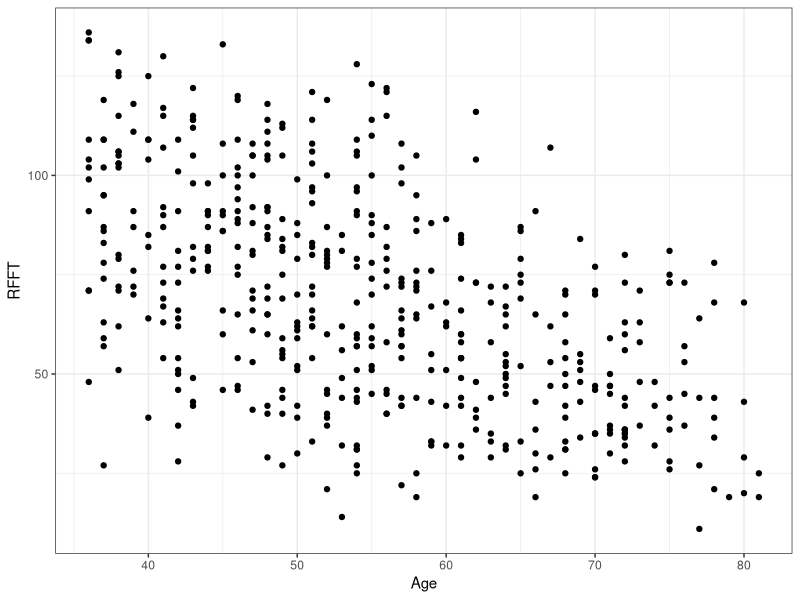
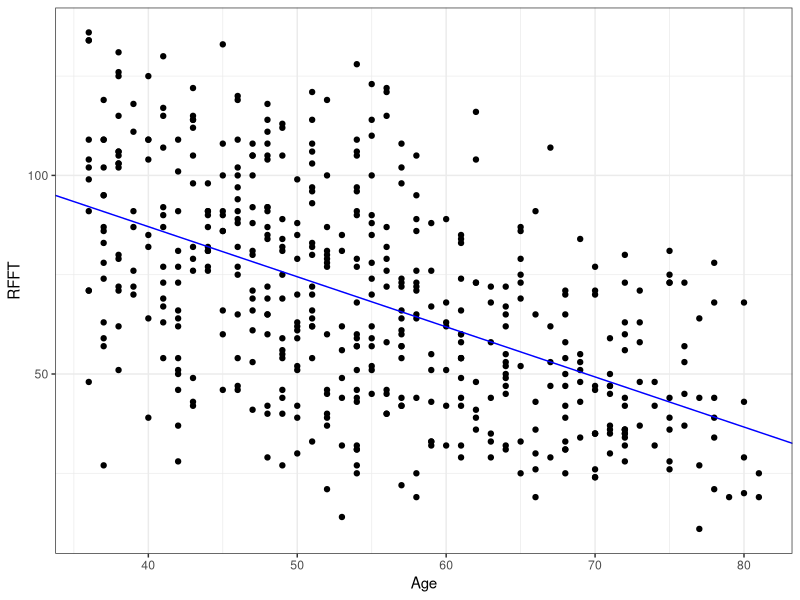
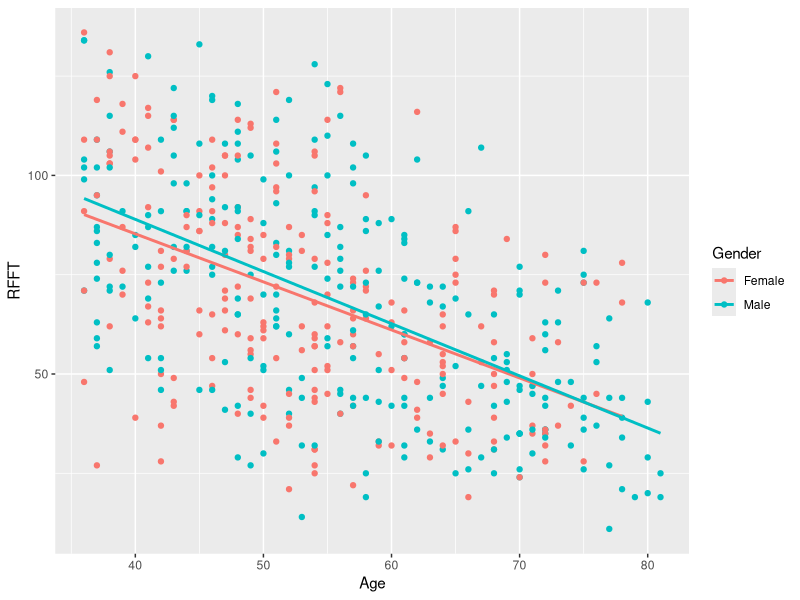

These charts were generated, in order, by the following R code:
## ---- chunk 1
library(tidyverse)

prevend_data <- read_csv("prevend.samp.csv")

glimpse(prevend_data)
## ---- chunk 2
ggplot(prevend_data, aes(x = Age, y = RFFT)) +
  geom_point() +
  theme_bw()
## ---- chunk 3
model1 <- lm(RFFT ~ Age, data = prevend_data)

model1_intercept <- summary(model1)$coefficients["(Intercept)", ]
model1_slope <- summary(model1)$coefficients["Age", ]
## ---- chunk 4
ggplot(prevend_data, aes(x = Age, y = RFFT)) +
  geom_point() +
  theme_bw() +
  geom_abline(
    intercept = as.numeric(model1$coefficients["(Intercept)"]),
    slope  = as.numeric(model1$coefficients["Age"]), 
    color = "blue"
  )
## ---- chunk 5
model2 <- lm(RFFT ~ Statin, data = prevend_data)

summary(model2)
## ---- chunk 6
model3 <- lm(RFFT ~ Statin + Age, data = prevend_data)

summary(model3)
## ---- chunk 7
model_without_age <- summary(model2)$coefficients["Statin", ]

(model2_95_ci <- model_without_age["Estimate"] + c(-1, 1) * qnorm(1 - 0.05 / 2) * model_without_age["Std. Error"])

model_with_age <- summary(model3)$coefficients["Statin", ]

(model3_95_ci <- model_with_age["Estimate"] + c(-1, 1) * qnorm(1 - 0.05 / 2) * model_with_age["Std. Error"])
## ---- chunk 8
model4 <- lm(RFFT ~ Age + Statin + Age * Statin, data = prevend_data)

int_sum <- summary(model4)$coefficient["Age:Statin", ]

model_4_96_ci <- int_sum["Estimate"] + c(-1, 1) * qnorm(1 - 0.05 / 2) * int_sum["Std. Error"]
## ---- chunk 9
ggplot(
  data = prevend_data, 
  aes(x = Age, y = RFFT, color = Gender)) +
  geom_point() +
  geom_smooth(method = "lm", se = FALSE)
